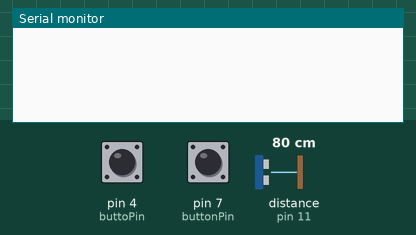
Bench run of a sketch on a simulated Arduino Uno, built with avr-gcc and run on an emulated ATmega328P. Parts: the last lines printed to the serial monitor. The test bench sets the inputs (shaded band); at power-on: pin 4 (buttoPin) LOW, pin 7 (buttonPin) LOW, distance to the obstacle (sensor on pin 11) 80 cm. The echo pulse lasts 58.3 µs per cm.

Above: at 1.2 s.
1.3 s: pin 4 (buttoPin) pulled HIGH for 0.15 s
At 2.4 s:
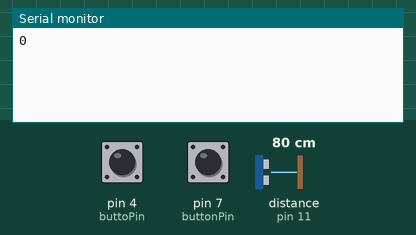
2.9 s: pin 7 (buttonPin) pulled HIGH for 0.15 s
6.0 s: pin 4 (buttoPin) pulled HIGH for 3.2 s
At 9.7 s:
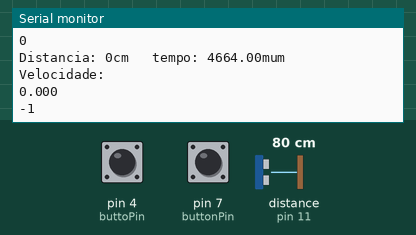
10.7 s: pin 7 (buttonPin) pulled HIGH for 1 s
13.2 s: distance to the obstacle (sensor on pin 11) set to 2 cm
At 14.8 s:
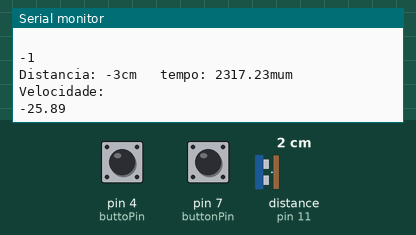
Timing chart, 0 to 15.7 s (numbered marks = the images above; inputs shaded):
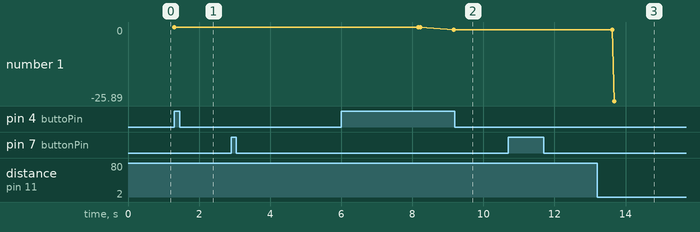

Measured:
- after the input at 1.3 s, the serial monitor: prints a new line at once (image 1)
- after the input at 6.0 s, the serial monitor: prints a new line after 2.2 s (image 2)
- after the input at 13.2 s, the serial monitor: prints a new line after 0.42 s (image 3)
- plotted number 1: 0 → -1 after the input at 6.0 s, -1 → -25.89 after the input at 13.2 s

The sketch:

Final_Arduino.ino
```cpp
const int buttoPin = 4;
int buttoState = 0;


int trigPin=12;
int echoPin=11;
int pingTravelTime;


// Botao =================================================
const int buttonPin = 7;
int buttonState = 0;
// =======================================================

int n = 1;

void setup() {
  // put your setup code here, to run once:
pinMode(trigPin,OUTPUT);
pinMode(echoPin,INPUT);
Serial.begin(9600);

// initialize the pushbutton pin as an input:
pinMode(buttoPin, INPUT);
}

void loop() {

  if (buttoState == LOW) {
  buttonState = digitalRead(buttonPin);
    if (buttonState == HIGH) {
      float time = 0;
      for (int counter = 1; counter <= 1000; counter = counter + 1)
      {
        digitalWrite(trigPin,LOW);
        delayMicroseconds(10);
        digitalWrite(trigPin,HIGH);
        delayMicroseconds(10);
        digitalWrite(trigPin,LOW);
        pingTravelTime=pulseIn(echoPin,HIGH);
        time = time + pingTravelTime;
      }

      time = time/1000;
      float vel = (n*60000)/time;

      delay(100);
      Serial.println("\t");
      Serial.println(n);
      Serial.print("Distancia: ");
      Serial.print(3*n);
      Serial.print("cm \t");
      Serial.print("tempo: ");
      Serial.print(time);
      Serial.println("mum \t");
      Serial.println("Velocidade: ");
      Serial.print(vel);

      vel = 0.0;
      n = n + 1;
      }
  }
      if (buttonState == LOW) {
        // read the state of the pushbutton value:
      buttoState = digitalRead(buttoPin);
      // check if the pushbutton is pressed. If it is, the buttonState is HIGH:
      if (buttoState == HIGH) {
        n = n - 1;
        Serial.println(n);
        delay(1000);
      }
      }
  }
```
